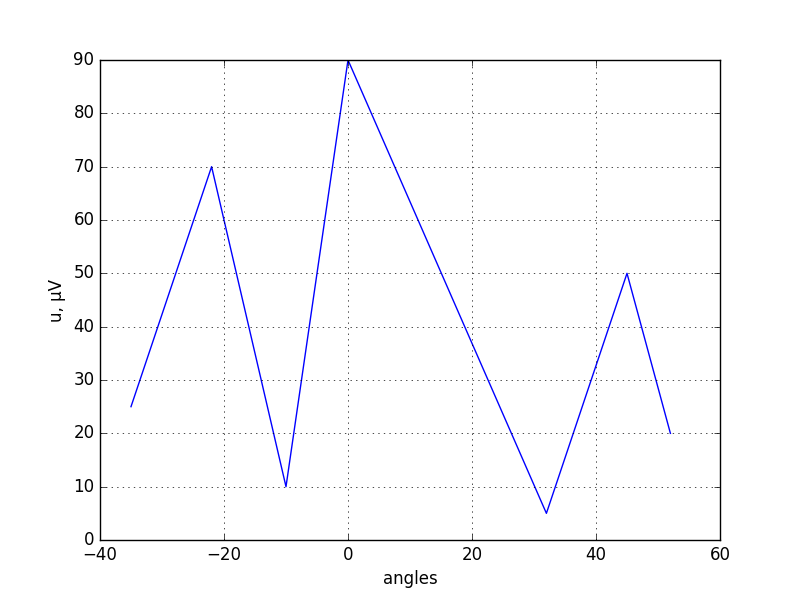

Recreate this plot in Python.
# Plot of H-sectorial antenna in the H-plane

import matplotlib.pyplot as plt
import numpy as np

angles = np.array([-35, -22, -10, 0, 32, 45, 52])
u = np.array     ([25, 70, 10, 90, 5, 50, 20])

plt.plot(angles, u)
#plt.yscale('log')
plt.xlabel('angles')
plt.ylabel('u, µV')

plt.grid(True)
plt.savefig("h_h.png")
plt.show()